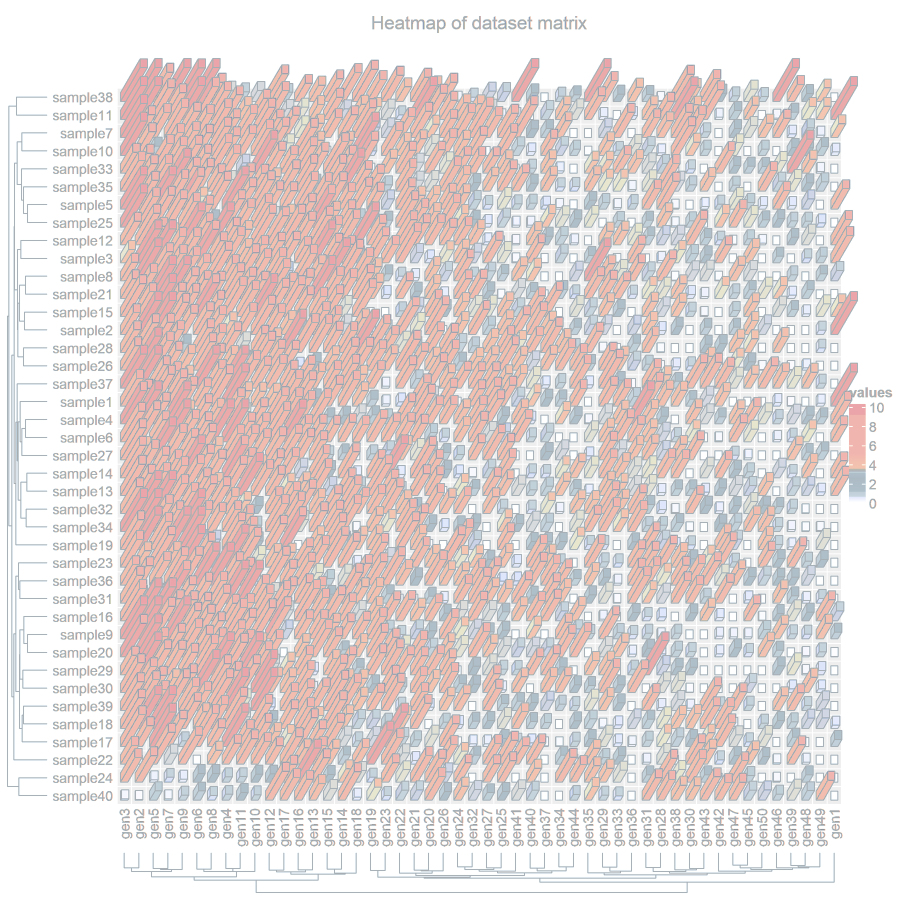
#> input picture assets/figure-atlas/3Dheatmap.png, 1800 x 1800 px (shown at 1/2 size)
$ python build_readme_gallery_cards.py
#> lines starting #> are read from the running program, lines starting #| are printed output that depends on the picture
#!/usr/bin/env python3
"""Build consistently sized README gallery cards without cropping scientific evidence."""

from __future__ import annotations

from pathlib import Path

from PIL import Image


ROOT = Path(__file__).resolve().parents[1]
ATLAS_DIR = ROOT / "assets" / "figure-atlas"
CARD_DIR = ATLAS_DIR / "readme-cards"

# 近方形图以 3 列展示；横向图以 2 列展示。统一画布避免 README 两侧高度不齐。
SQUARE_SPECS = (
    (ATLAS_DIR / "3Dheatmap.png", "3Dheatmap.png"),
    (ATLAS_DIR / "PCA.png", "PCA.png"),
    (ATLAS_DIR / "auroc.png", "auroc.png"),
    (ATLAS_DIR / "CorrelationDensity.png", "CorrelationDensity.png"),
    (ATLAS_DIR / "Correlationmatrix.png", "Correlationmatrix.png"),
    (ATLAS_DIR / "radar.png", "radar.png"),
    (ATLAS_DIR / "RidgePlot.png", "RidgePlot.png"),
    (ROOT / "assets" / "figures" / "BubbleScatter" / "bubble_scatter.png", "bubble_scatter.png"),
    (
        ROOT / "assets" / "figures" / "CorrelationBubbleMatrix" / "correlation_bubble_matrix.png",
        "correlation_bubble_matrix.png",
    ),
    (
        ROOT / "assets" / "figures" / "CorrelationNetwork" / "correlation_network.png",
        "correlation_network.png",
    ),
)
WIDE_SPECS = (
    (ATLAS_DIR / "bar.png", "bar.png"),
    (ATLAS_DIR / "GroupedBarChart.png", "GroupedBarChart.png"),
    (ATLAS_DIR / "MantelCorrelation.png", "MantelCorrelation.png"),
    (ATLAS_DIR / "violin_chart.png", "violin_chart.png"),
    (ATLAS_DIR / "trend.png", "trend.png"),
    (ATLAS_DIR / "StackedBarScatter.png", "StackedBarScatter.png"),
    (ATLAS_DIR / "Frequency_3DHeatmap.png", "Frequency_3DHeatmap.png"),
    (ATLAS_DIR / "sankey.png", "sankey.png"),
    (ROOT / "assets" / "figures" / "StackedArea" / "stacked_area.png", "stacked_area.png"),
    (
        ROOT / "assets" / "figures" / "GeographicBubbleMap" / "geographic_bubble_map.png",
        "geographic_bubble_map.png",
    ),
)
MATERIAL_SPECS = (
    (
        ROOT / "assets" / "figures" / "XPSPeakDeconvolution" / "xps_peak_deconvolution.png",
        "xps_peak_deconvolution.png",
    ),
    (
        ROOT / "assets" / "figures" / "EXAFSWaveletMap" / "exafs_wavelet_map.png",
        "exafs_wavelet_map.png",
    ),
)
NETWORK_SPECS = (
    (
        ROOT / "assets" / "figures" / "ChordDiagram" / "chord_diagram.png",
        "chord_diagram.png",
    ),
    (
        ROOT / "assets" / "figures" / "Manifold" / "phate_trajectory.png",
        "phate_trajectory.png",
    ),
)

SQUARE_CANVAS = (1800, 1800)
WIDE_CANVAS = (1800, 1000)
INSET = 44


def build_card(source_path: Path, output_name: str, canvas_size: tuple[int, int]) -> Path:
    """Place a source preview on a fixed white canvas while preserving its full aspect ratio."""
#> called with output_name = '3Dheatmap.png', canvas_size = (1800, 1800)
    source = Image.open(source_path).convert("RGB")
#> source is the input picture: PIL image 1800x1800 RGB; mean R, G, B 225.3, 214.5, 213.5
    max_width = canvas_size[0] - INSET * 2
    max_height = canvas_size[1] - INSET * 2
    scale = min(max_width / source.width, max_height / source.height)
#> scale = 0.951
    target_size = (round(source.width * scale), round(source.height * scale))
#> target_size = (1712, 1712)
    preview = source.resize(target_size, Image.Resampling.LANCZOS)

    card = Image.new("RGB", canvas_size, "#FFFFFF")
#> card: PIL image 1800x1800 RGB; every value is 255
    offset = ((canvas_size[0] - preview.width) // 2, (canvas_size[1] - preview.height) // 2)
#> offset = (44, 44)
    card.paste(preview, offset)
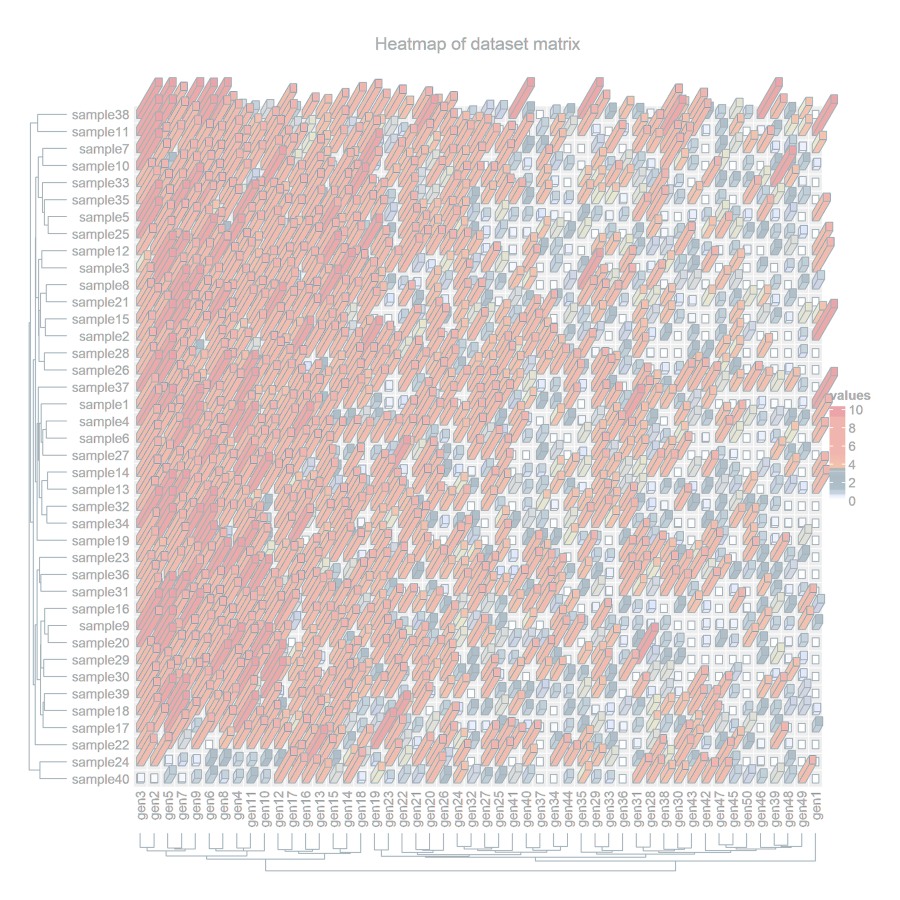
#> card: PIL image 1800x1800 RGB (shown at 1/2 size); mean R, G, B 228.1, 218.3, 217.4

    output_path = CARD_DIR / output_name
    card.save(output_path, optimize=True)
    return output_path


def main() -> None:
    CARD_DIR.mkdir(parents=True, exist_ok=True)
    rendered = []
    for source_path, output_name in SQUARE_SPECS:
        rendered.append(build_card(source_path, output_name, SQUARE_CANVAS))
#> pass 2 of the loop in main, `for source_path, output_name in SQUARE_SPECS:`:
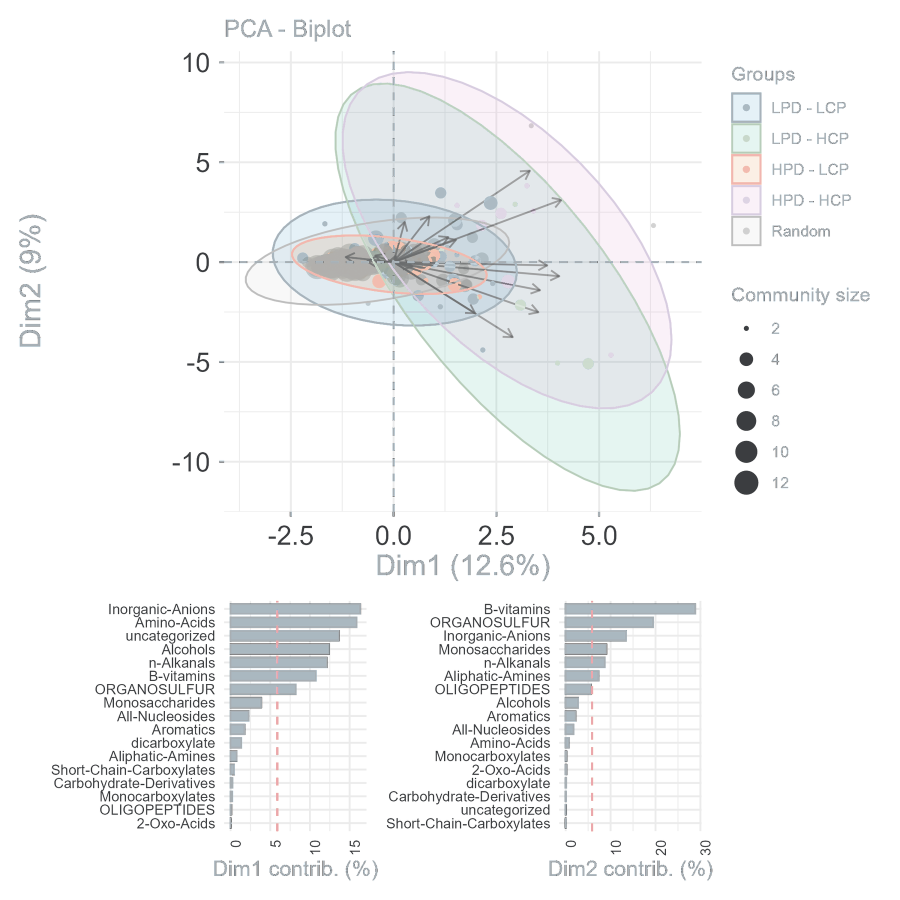
#> input picture assets/figure-atlas/PCA.png, 1800 x 1800 px (shown at 1/2 size)
#> in build_card, source is the input picture: PIL image 1800x1800 RGB; mean R, G, B 244.3, 245.2, 245.7
#> in build_card (call 2), `card.paste(preview, offset)`:
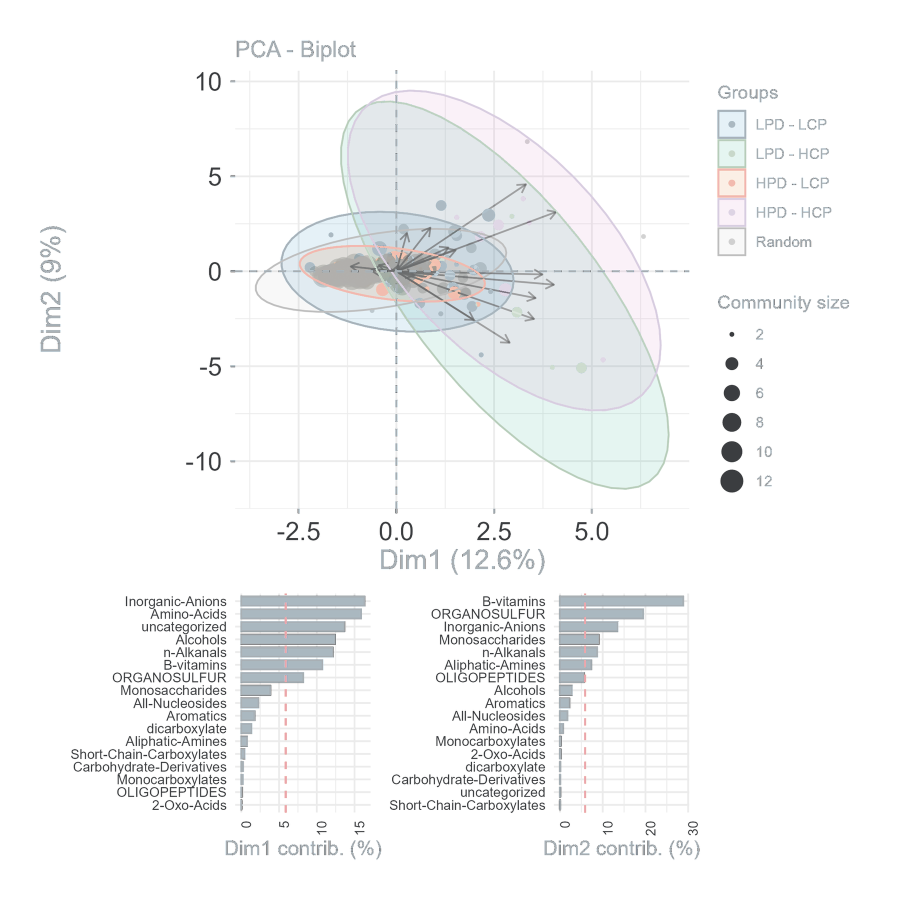
#> card: PIL image 1800x1800 RGB (shown at 1/2 size); mean R, G, B 245.3, 246.1, 246.6
#> pass 3 of the loop in main, `for source_path, output_name in SQUARE_SPECS:`:
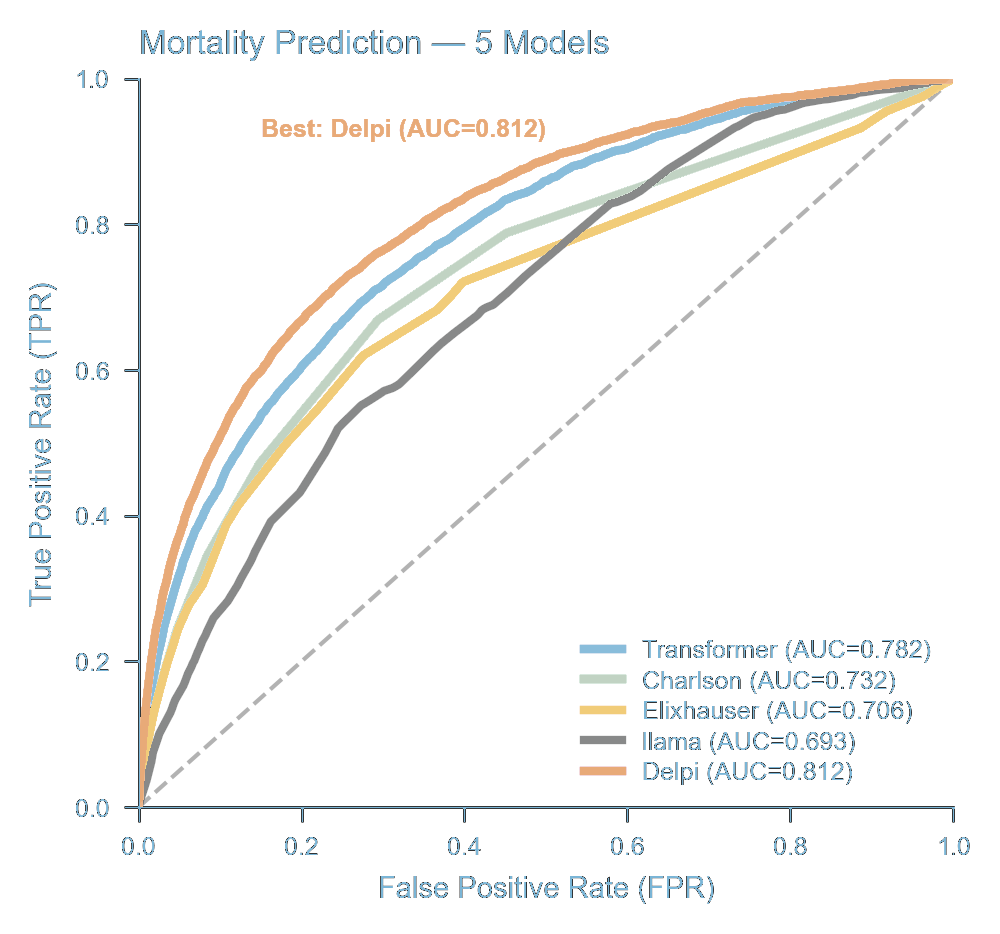
#> input picture assets/figure-atlas/auroc.png, 1000 x 934 px
#> in build_card, source is the input picture: PIL image 1000x934 RGB; mean R, G, B 247.8, 248, 247
#> preview: PIL image 1712x1599 RGB
#> in build_card (call 3), `card.paste(preview, offset)`:
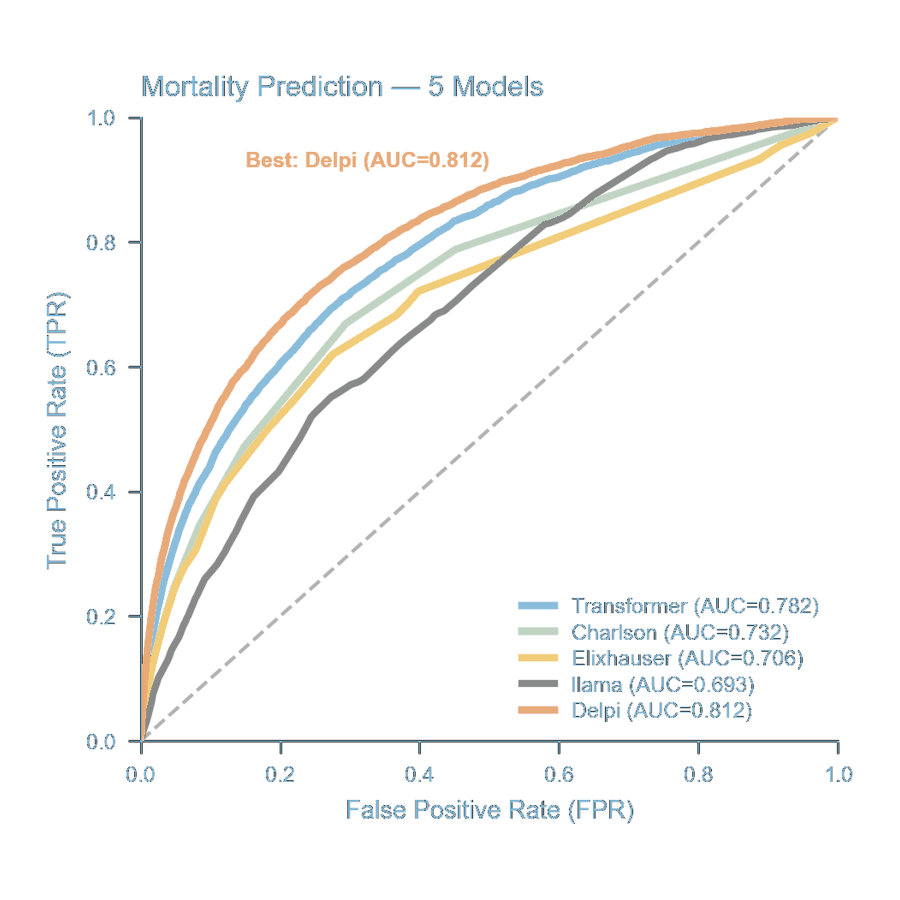
#> card: PIL image 1800x1800 RGB (shown at 1/2 size); mean R, G, B 248.7, 248.9, 248.1
#> the loop made 7 passes; the first 3 are shown
    for source_path, output_name in WIDE_SPECS:
        rendered.append(build_card(source_path, output_name, WIDE_CANVAS))
    for source_path, output_name in MATERIAL_SPECS:
        rendered.append(build_card(source_path, output_name, SQUARE_CANVAS))
    for source_path, output_name in NETWORK_SPECS:
        rendered.append(build_card(source_path, output_name, SQUARE_CANVAS))
    print(f"Built {len(rendered)} README gallery cards in {CARD_DIR}")


if __name__ == "__main__":
#> (the run stopped early here; a loop or call above may not have finished)
